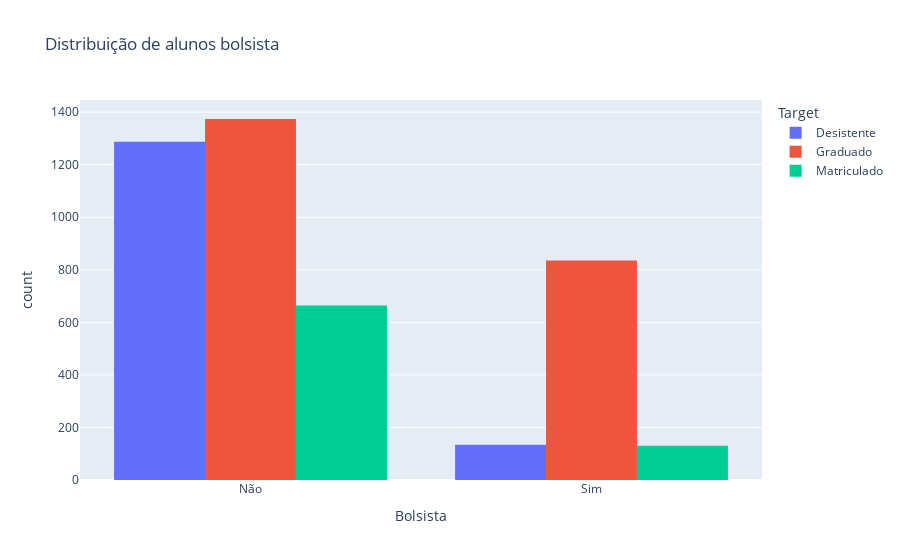

Here is the notebook cell this chart was saved with:
### Markdown cell above
**Maioria com taxas em dia**: Observa-se uma clara maioria de alunos com taxas de matrícula em dia ("Sim"). Este grupo se divide em três categorias, sendo a maior delas "Graduado", seguida por "Desistente" e, por fim, "Matriculado".

**Graduados x Desistentes:** Apesar da maioria dos alunos com taxas em dia ter se graduado, o número de desistentes nesse grupo é considerável, sendo quase a metade dos graduados. Isso sugere que o pagamento das taxas em dia não é garantia de sucesso acadêmico, embora possa indicar uma maior probabilidade.

**Minoria com taxas em atraso:** A quantidade de alunos com taxas em atraso ("Não") é significativamente menor em relação aos que estão em dia. Nesse grupo, a maioria é "Desistente", seguido por "Matriculado" e com uma quantidade mínima de "Graduado".

**Impacto do atraso:** A disparidade entre as categorias "Desistente" e "Graduado" no grupo com taxas em atraso sugere uma forte correlação entre o não pagamento das taxas e a desistência do curso.

### Code cell
hist_bolsista = px.histogram(df_students, x="Bolsista", color="Target", barmode="group", title="Distribuição de alunos bolsista")
hist_bolsista.show()

### Figure 1 — Plotly figure (JSON) as saved in the notebook; plotly's stock layout.template omitted (floating-point values rounded to 4 significant figures; data arrays with more than 128 entries replaced by an {"elided": "..."} marker saying what was removed)
{"data": [{"alignmentgroup": "True", "bingroup": "x", "hovertemplate": "Target=Desistente<br>Bolsista=%{x}<br>count=%{y}<extra></extra>", "legendgroup": "Desistente", "marker": {"color": "#636efa", "pattern": {"shape": ""}}, "name": "Desistente", "offsetgroup": "Desistente", "orientation": "v", "showlegend": true, "type": "histogram", "x": {"elided": "1421 str values"}, "xaxis": "x", "yaxis": "y"}, {"alignmentgroup": "True", "bingroup": "x", "hovertemplate": "Target=Graduado<br>Bolsista=%{x}<br>count=%{y}<extra></extra>", "legendgroup": "Graduado", "marker": {"color": "#EF553B", "pattern": {"shape": ""}}, "name": "Graduado", "offsetgroup": "Graduado", "orientation": "v", "showlegend": true, "type": "histogram", "x": {"elided": "2209 str values"}, "xaxis": "x", "yaxis": "y"}, {"alignmentgroup": "True", "bingroup": "x", "hovertemplate": "Target=Matriculado<br>Bolsista=%{x}<br>count=%{y}<extra></extra>", "legendgroup": "Matriculado", "marker": {"color": "#00cc96", "pattern": {"shape": ""}}, "name": "Matriculado", "offsetgroup": "Matriculado", "orientation": "v", "showlegend": true, "type": "histogram", "x": {"elided": "794 str values"}, "xaxis": "x", "yaxis": "y"}], "layout": {"barmode": "group", "legend": {"title": {"text": "Target"}, "tracegroupgap": 0}, "title": {"text": "Distribuição de alunos bolsista"}, "xaxis": {"anchor": "y", "domain": [0, 1], "title": {"text": "Bolsista"}}, "yaxis": {"anchor": "x", "domain": [0, 1], "title": {"text": "count"}}}}
